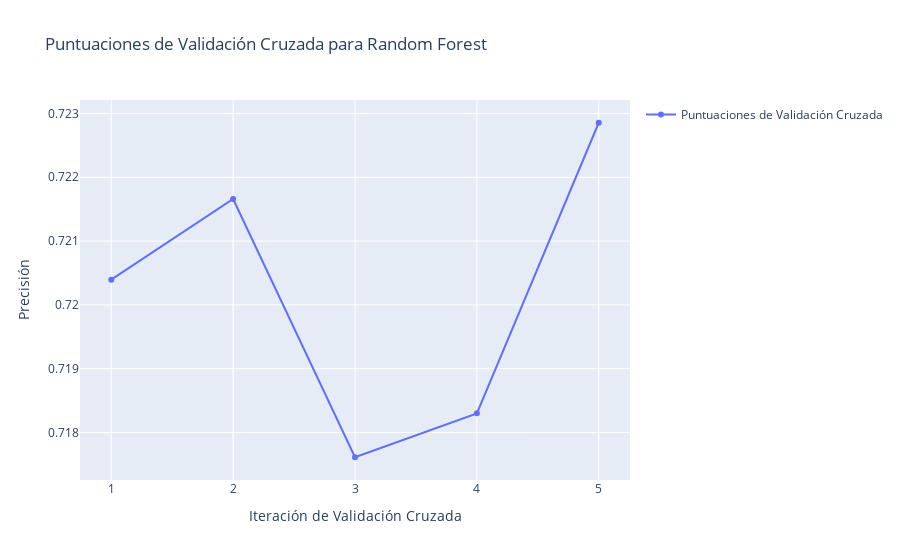

Notebook code cell kept with this figure:
### Code cell
# Visualizar resultados con Plotly
fig = go.Figure()

fig.add_trace(go.Scatter(x=list(range(1, 6)), y=cv_scores, mode='lines+markers', name='Puntuaciones de Validación Cruzada'))

fig.update_layout(
    title='Puntuaciones de Validación Cruzada para Random Forest',
    xaxis_title='Iteración de Validación Cruzada',
    yaxis_title='Precisión',
    showlegend=True,
)

fig.show()

### Figure 1 — Plotly figure (JSON) as saved in the notebook; plotly's stock layout.template omitted (floating-point values rounded to 4 significant figures)
{"data": [{"mode": "lines+markers", "name": "Puntuaciones de Validación Cruzada", "type": "scatter", "x": [1, 2, 3, 4, 5], "y": [0.7204, 0.7217, 0.7176, 0.7183, 0.7229]}], "layout": {"showlegend": true, "title": {"text": "Puntuaciones de Validación Cruzada para Random Forest"}, "xaxis": {"title": {"text": "Iteración de Validación Cruzada"}}, "yaxis": {"title": {"text": "Precisión"}}}}
